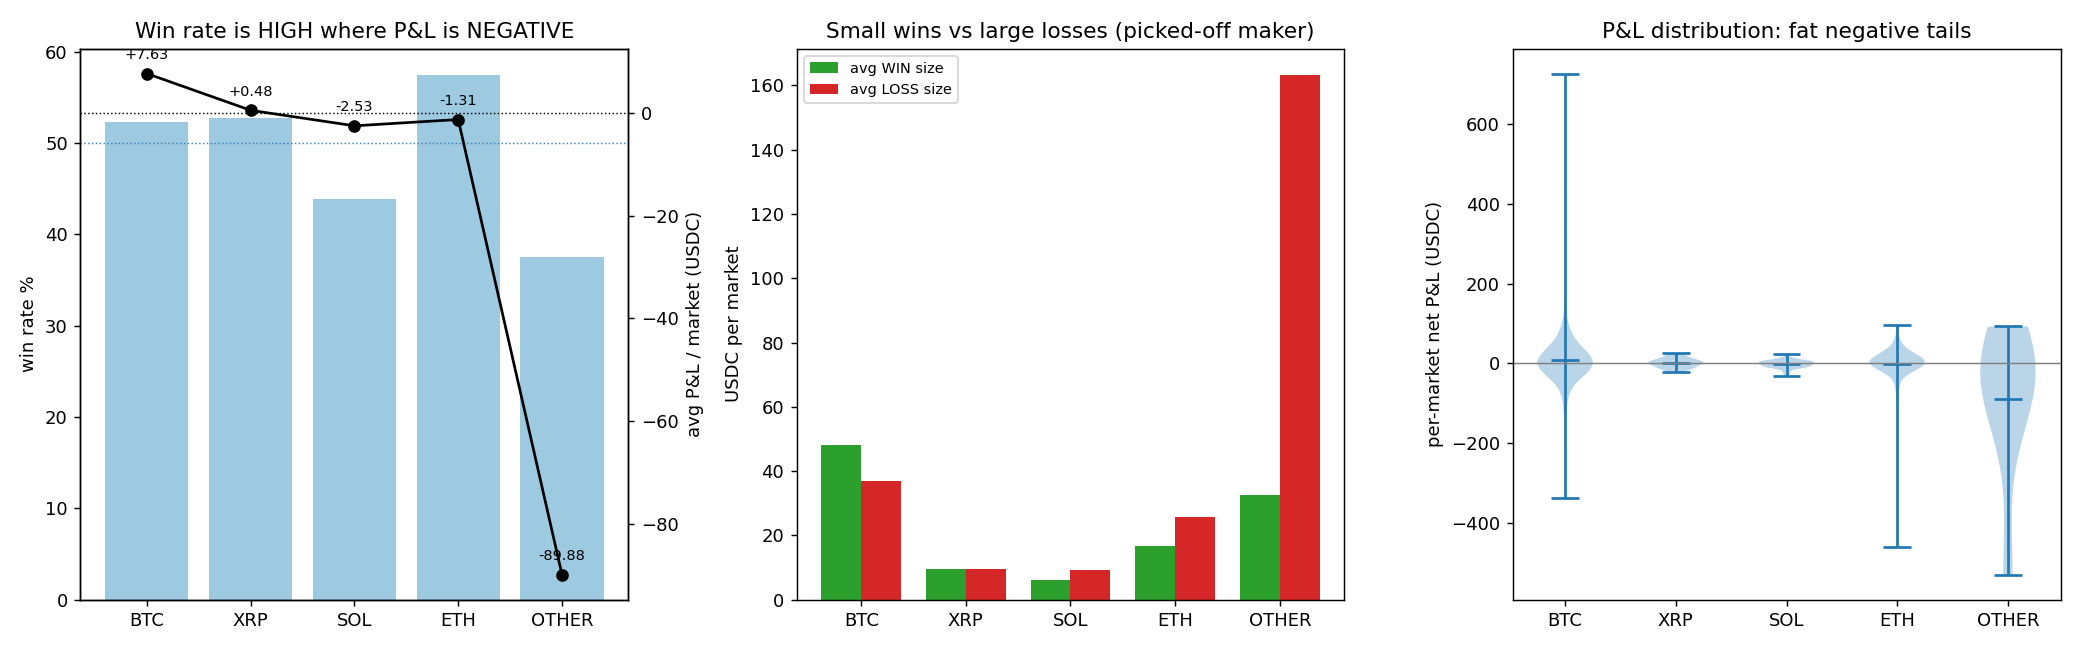

This chart was generated by the following Python code:
#!/usr/bin/env python3
"""Visualize the win-rate vs return divergence per asset:
   a maker that wins often but loses money has small wins and fat-tailed losses.
"""

from collections import defaultdict
import re
import statistics as st

import matplotlib
matplotlib.use("Agg")
import matplotlib.pyplot as plt

import poly_pnl as P


def asset_of(slug):
    m = re.match(r"([a-z]+)-updown-\d+m", slug or "")
    if m:
        return m.group(1).upper()
    if (slug or "").startswith("bitcoin-up-or-down"):
        return "BTC"
    return "OTHER"


def main():
    rows, status = P.fetch_all("/activity")
    if rows is None:
        raise SystemExit(f"failed HTTP {status}")

    mk = defaultdict(lambda: {"buy": 0.0, "red": 0.0, "asset": None})
    for r in rows:
        t = P.classify(r)
        cond = r.get("conditionId")
        if t == "BUY":
            m = mk[cond]
            m["buy"] += P.usdc_value(r)
            m["asset"] = asset_of(r.get("slug"))
        elif t == "REDEEM":
            mk[cond]["red"] += P.usdc_value(r)

    by_asset = defaultdict(list)  # asset -> list of per-market net
    for m in mk.values():
        if m["buy"] > 0 and m["asset"]:
            by_asset[m["asset"]].append(m["red"] - m["buy"])

    assets = sorted(by_asset, key=lambda a: -sum(by_asset[a]) if by_asset[a] else 0)
    assets = [a for a in assets if len(by_asset[a]) >= 5]

    print(f"  {'asset':6s} {'n':>4s} {'win%':>6s} {'avgWin':>8s} {'avgLoss':>8s} "
          f"{'worst':>8s} {'expectancy':>10s}")
    stats = {}
    for a in assets:
        nets = by_asset[a]
        wins = [x for x in nets if x > 0]
        losses = [x for x in nets if x <= 0]
        wr = len(wins) / len(nets) * 100
        aw = st.mean(wins) if wins else 0
        al = st.mean(losses) if losses else 0
        worst = min(nets)
        exp = st.mean(nets)
        stats[a] = (len(nets), wr, aw, al, worst, exp)
        print(f"  {a:6s} {len(nets):4d} {wr:6.1f} {aw:8.3f} {al:8.3f} {worst:8.2f} {exp:10.3f}")

    fig, ax = plt.subplots(1, 3, figsize=(16, 5))

    # Panel 1: win rate vs expectancy (the divergence)
    a1 = ax[0]
    x = range(len(assets))
    wr = [stats[a][1] for a in assets]
    a1b = a1.twinx()
    bars = a1.bar(x, wr, color="#9ecae1", label="win rate %")
    a1.axhline(50, color="#3182bd", ls=":", lw=0.8)
    exp = [stats[a][5] for a in assets]
    a1b.plot(x, exp, "ko-", label="avg P&L per market (USDC)")
    a1b.axhline(0, color="black", ls=":", lw=0.8)
    a1.set_xticks(list(x)); a1.set_xticklabels(assets)
    a1.set_ylabel("win rate %"); a1b.set_ylabel("avg P&L / market (USDC)")
    a1.set_title("Win rate is HIGH where P&L is NEGATIVE")
    for i, a in enumerate(assets):
        a1b.annotate(f"{exp[i]:+.2f}", (i, exp[i]), textcoords="offset points",
                     xytext=(0, 8), ha="center", fontsize=8)

    # Panel 2: average win vs average loss size
    a2 = ax[1]
    w = 0.38
    aw = [stats[a][2] for a in assets]
    al = [abs(stats[a][3]) for a in assets]
    a2.bar([i - w/2 for i in x], aw, w, color="#2ca02c", label="avg WIN size")
    a2.bar([i + w/2 for i in x], al, w, color="#d62728", label="avg LOSS size")
    a2.set_xticks(list(x)); a2.set_xticklabels(assets)
    a2.set_ylabel("USDC per market")
    a2.set_title("Small wins vs large losses (picked-off maker)")
    a2.legend(fontsize=8)

    # Panel 3: per-market P&L distribution (fat left tail)
    a3 = ax[2]
    data = [by_asset[a] for a in assets]
    parts = a3.violinplot(data, showmeans=True, showextrema=True)
    a3.axhline(0, color="grey", lw=0.8)
    a3.set_xticks(range(1, len(assets) + 1)); a3.set_xticklabels(assets)
    a3.set_ylabel("per-market net P&L (USDC)")
    a3.set_title("P&L distribution: fat negative tails")

    plt.tight_layout()
    fig.savefig("poly_divergence.png", dpi=130)
    print("\nSaved poly_divergence.png")


if __name__ == "__main__":
    main()
